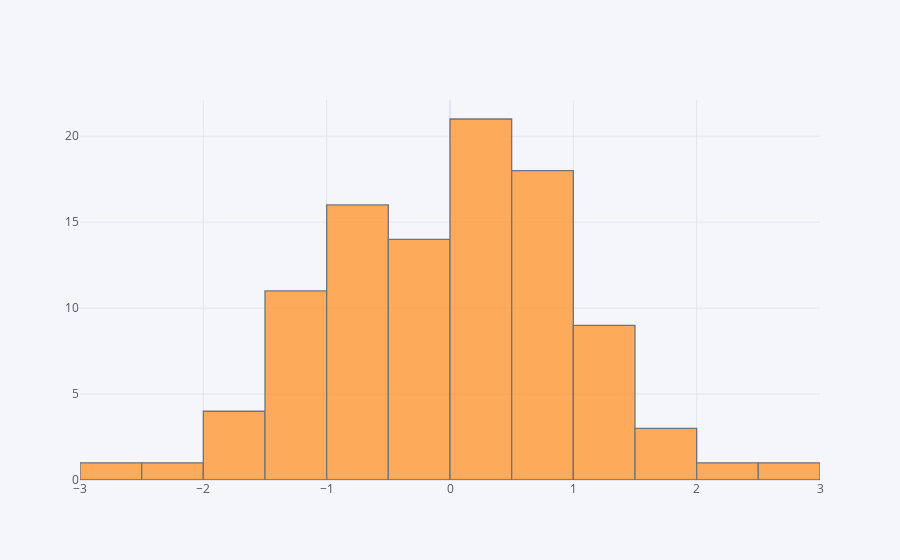

Notebook code for this chart:
### Code cell
df['A'].iplot(kind='hist')

### Figure 1 — Plotly figure (JSON) as saved in the notebook; plotly's stock layout.template omitted (floating-point values rounded to 4 significant figures)
{"data": [{"histfunc": "count", "histnorm": "", "marker": {"color": "rgba(255, 153, 51, 1.0)", "line": {"color": "#4D5663", "width": 1.3}}, "name": "A", "opacity": 0.8, "orientation": "v", "type": "histogram", "x": [1.119, 1.288, 0.5825, 0.9102, -0.1021, -1.024, 0.4421, -1.312, 0.03855, -0.2184, -1.435, -0.7553, -1.54, 0.6173, -0.3055, -1.74, 0.7726, -0.4474, 0.4696, -0.7366, -0.6625, -1.112, -1.21, 1.086, 0.8963, -0.2999, 0.8486, 1.421, 0.6367, -1.8, 1.347, 1.254, 0.6455, -0.6761, 0.6238, 1.384, 0.0241, 2.444, -2.491, -0.7255, -1.267, -0.3832, -0.9711, -1.155, 0.781, -0.3832, 0.9369, 0.2694, -0.1201, -1.36, -0.2121, -2.758, 0.1261, -0.0614, 0.3301, -0.6027, -0.2188, 1.552, 0.6788, -1.362, 0.1606, 1.073, -1.339, -1.551, 2.837, 0.5032, -0.5796, 0.4452, -0.4681, -0.7452, -0.2575, -0.7976, -0.5822, -0.6963, 0.4537, 0.6945, -0.7656, 0.5574, 1.325, -0.8066, 0.1456, 0.1421, -0.6271, 0.5152, 0.484, 0.2299, 0.4087, 0.2816, -1.119, 1.994, 0.1453, 0.07815, -0.8717, 0.6053, 1.751, 0.1823, 0.4149, -0.166, 0.9421, 0.2866]}], "layout": {"barmode": "overlay", "legend": {"bgcolor": "#F5F6F9", "font": {"color": "#4D5663"}}, "paper_bgcolor": "#F5F6F9", "plot_bgcolor": "#F5F6F9", "title": {"font": {"color": "#4D5663"}}, "xaxis": {"gridcolor": "#E1E5ED", "showgrid": true, "tickfont": {"color": "#4D5663"}, "title": {"font": {"color": "#4D5663"}, "text": ""}, "zerolinecolor": "#E1E5ED"}, "yaxis": {"gridcolor": "#E1E5ED", "showgrid": true, "tickfont": {"color": "#4D5663"}, "title": {"font": {"color": "#4D5663"}, "text": ""}, "zerolinecolor": "#E1E5ED"}}}
